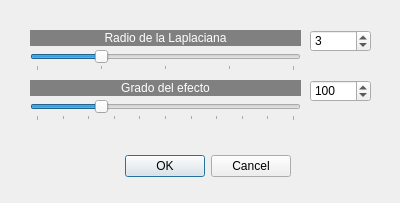
<?xml version="1.0" encoding="UTF-8"?>
<ui version="4.0">
 <class>Perfilado</class>
 <widget class="QDialog" name="Perfilado">
  <property name="geometry">
   <rect>
    <x>0</x>
    <y>0</y>
    <width>400</width>
    <height>203</height>
   </rect>
  </property>
  <property name="windowTitle">
   <string>Perfilado</string>
  </property>
  <widget class="QDialogButtonBox" name="buttonBox">
   <property name="geometry">
    <rect>
     <x>-50</x>
     <y>150</y>
     <width>341</width>
     <height>32</height>
    </rect>
   </property>
   <property name="orientation">
    <enum>Qt::Horizontal</enum>
   </property>
   <property name="standardButtons">
    <set>QDialogButtonBox::Cancel|QDialogButtonBox::Ok</set>
   </property>
  </widget>
  <widget class="QSlider" name="horizontalSlider">
   <property name="geometry">
    <rect>
     <x>30</x>
     <y>50</y>
     <width>271</width>
     <height>21</height>
    </rect>
   </property>
   <property name="minimum">
    <number>1</number>
   </property>
   <property name="maximum">
    <number>9</number>
   </property>
   <property name="pageStep">
    <number>16</number>
   </property>
   <property name="value">
    <number>3</number>
   </property>
   <property name="orientation">
    <enum>Qt::Horizontal</enum>
   </property>
   <property name="tickPosition">
    <enum>QSlider::TicksBelow</enum>
   </property>
   <property name="tickInterval">
    <number>2</number>
   </property>
  </widget>
  <widget class="QLabel" name="label_2">
   <property name="geometry">
    <rect>
     <x>30</x>
     <y>80</y>
     <width>271</width>
     <height>16</height>
    </rect>
   </property>
   <property name="styleSheet">
    <string notr="true">background-color: rgb(128, 128, 128);
color: rgb(255, 255, 255);</string>
   </property>
   <property name="text">
    <string>Grado del efecto</string>
   </property>
   <property name="alignment">
    <set>Qt::AlignCenter</set>
   </property>
  </widget>
  <widget class="QSlider" name="horizontalSlider_2">
   <property name="geometry">
    <rect>
     <x>30</x>
     <y>100</y>
     <width>271</width>
     <height>21</height>
    </rect>
   </property>
   <property name="minimum">
    <number>0</number>
   </property>
   <property name="maximum">
    <number>400</number>
   </property>
   <property name="value">
    <number>100</number>
   </property>
   <property name="orientation">
    <enum>Qt::Horizontal</enum>
   </property>
   <property name="tickPosition">
    <enum>QSlider::TicksBelow</enum>
   </property>
   <property name="tickInterval">
    <number>40</number>
   </property>
  </widget>
  <widget class="QSpinBox" name="spinBox_2">
   <property name="geometry">
    <rect>
     <x>310</x>
     <y>80</y>
     <width>61</width>
     <height>22</height>
    </rect>
   </property>
   <property name="minimum">
    <number>0</number>
   </property>
   <property name="maximum">
    <number>400</number>
   </property>
   <property name="value">
    <number>100</number>
   </property>
  </widget>
  <widget class="QLabel" name="label">
   <property name="geometry">
    <rect>
     <x>30</x>
     <y>30</y>
     <width>271</width>
     <height>16</height>
    </rect>
   </property>
   <property name="styleSheet">
    <string notr="true">background-color: rgb(128, 128, 128);
color: rgb(255, 255, 255);</string>
   </property>
   <property name="text">
    <string>Radio de la Laplaciana</string>
   </property>
   <property name="alignment">
    <set>Qt::AlignCenter</set>
   </property>
  </widget>
  <widget class="QSpinBox" name="spinBox">
   <property name="geometry">
    <rect>
     <x>310</x>
     <y>30</y>
     <width>61</width>
     <height>22</height>
    </rect>
   </property>
   <property name="minimum">
    <number>1</number>
   </property>
   <property name="maximum">
    <number>9</number>
   </property>
   <property name="value">
    <number>3</number>
   </property>
  </widget>
 </widget>
 <resources/>
 <connections>
  <connection>
   <sender>buttonBox</sender>
   <signal>accepted()</signal>
   <receiver>Perfilado</receiver>
   <slot>accept()</slot>
   <hints>
    <hint type="sourcelabel">
     <x>248</x>
     <y>254</y>
    </hint>
    <hint type="destinationlabel">
     <x>157</x>
     <y>274</y>
    </hint>
   </hints>
  </connection>
  <connection>
   <sender>buttonBox</sender>
   <signal>rejected()</signal>
   <receiver>Perfilado</receiver>
   <slot>reject()</slot>
   <hints>
    <hint type="sourcelabel">
     <x>316</x>
     <y>260</y>
    </hint>
    <hint type="destinationlabel">
     <x>286</x>
     <y>274</y>
    </hint>
   </hints>
  </connection>
 </connections>
</ui>
